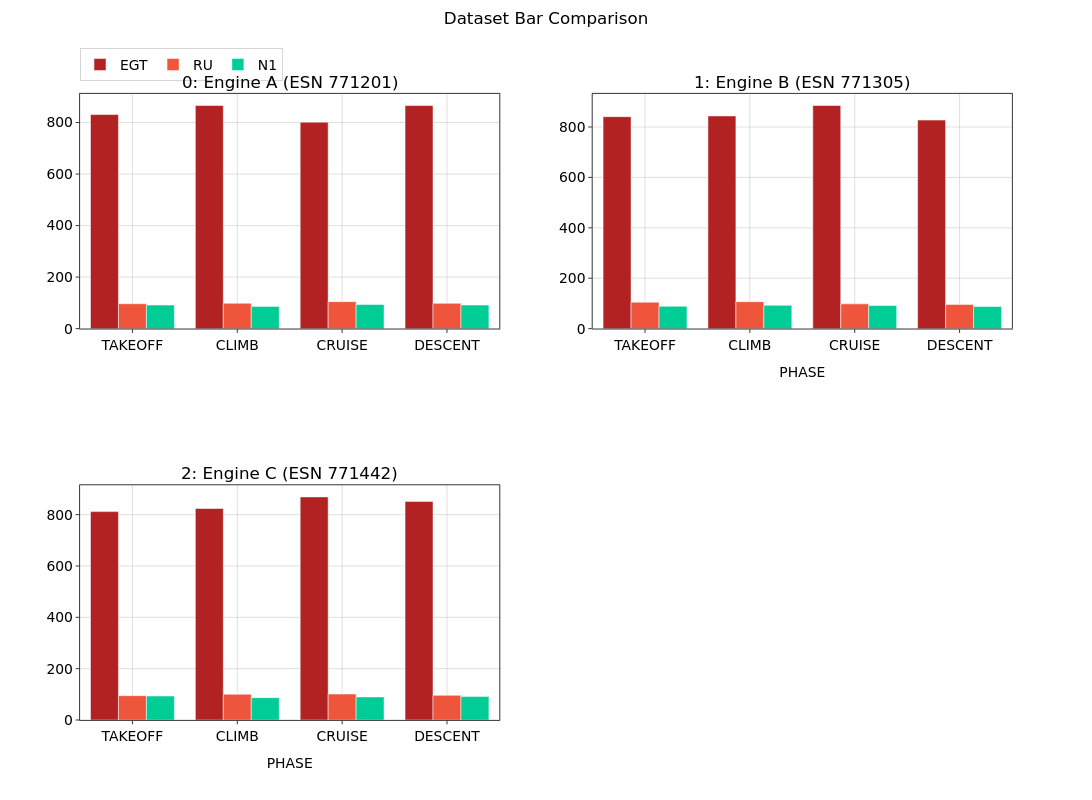

The notebook cell saved with this chart:
### Markdown cell above
## 4. `by='sets'` — one subplot per dataset

The per-dataset view flips the encoding: each dataset gets its own panel and
**color encodes the variable** instead of the dataset. `var_format` overrides
the color/alpha of individual variables here (`by='datasets'` is an alias).

### Code cell
nb = build()
nb.var_format('EGT', color='firebrick')
nb.bar(x='PHASE', y=['EGT', 'RU', 'N1'], by='sets')

### Figure 1 — Plotly figure (JSON) as saved in the notebook; plotly's stock layout.template omitted (floating-point values rounded to 4 significant figures)
{"data": [{"alignmentgroup": "bars", "hovertemplate": "<b>EGT</b><br>PHASE: %{x}<br>%{y:.4g}<extra></extra>", "legendgroup": "EGT", "legendrank": 1000, "marker": {"color": "firebrick"}, "name": "EGT", "offsetgroup": "var_EGT", "opacity": 1.0, "showlegend": true, "type": "bar", "x": ["TAKEOFF", "CLIMB", "CRUISE", "DESCENT"], "xaxis": "x", "y": [830.9, 866.0, 801.5, 865.9], "yaxis": "y"}, {"alignmentgroup": "bars", "hovertemplate": "<b>RU</b><br>PHASE: %{x}<br>%{y:.4g}<extra></extra>", "legendgroup": "RU", "legendrank": 1001, "marker": {"color": "#EF553B"}, "name": "RU", "offsetgroup": "var_RU", "opacity": 1.0, "showlegend": true, "type": "bar", "x": ["TAKEOFF", "CLIMB", "CRUISE", "DESCENT"], "xaxis": "x", "y": [96.6, 98.4, 104.8, 98.1], "yaxis": "y"}, {"alignmentgroup": "bars", "hovertemplate": "<b>N1</b><br>PHASE: %{x}<br>%{y:.4g}<extra></extra>", "legendgroup": "N1", "legendrank": 1002, "marker": {"color": "#00CC96"}, "name": "N1", "offsetgroup": "var_N1", "opacity": 1.0, "showlegend": true, "type": "bar", "x": ["TAKEOFF", "CLIMB", "CRUISE", "DESCENT"], "xaxis": "x", "y": [91.5, 86.3, 93.5, 91.4], "yaxis": "y"}, {"alignmentgroup": "bars", "hovertemplate": "<b>EGT</b><br>PHASE: %{x}<br>%{y:.4g}<extra></extra>", "legendgroup": "EGT", "legendrank": 1000, "marker": {"color": "firebrick"}, "name": "EGT", "offsetgroup": "var_EGT", "opacity": 1.0, "showlegend": false, "type": "bar", "x": ["TAKEOFF", "CLIMB", "CRUISE", "DESCENT"], "xaxis": "x2", "y": [840.9, 843.9, 885.1, 827.4], "yaxis": "y2"}, {"alignmentgroup": "bars", "hovertemplate": "<b>RU</b><br>PHASE: %{x}<br>%{y:.4g}<extra></extra>", "legendgroup": "RU", "legendrank": 1001, "marker": {"color": "#EF553B"}, "name": "RU", "offsetgroup": "var_RU", "opacity": 1.0, "showlegend": false, "type": "bar", "x": ["TAKEOFF", "CLIMB", "CRUISE", "DESCENT"], "xaxis": "x2", "y": [104.8, 106.9, 98.2, 96.1], "yaxis": "y2"}, {"alignmentgroup": "bars", "hovertemplate": "<b>N1</b><br>PHASE: %{x}<br>%{y:.4g}<extra></extra>", "legendgroup": "N1", "legendrank": 1002, "marker": {"color": "#00CC96"}, "name": "N1", "offsetgroup": "var_N1", "opacity": 1.0, "showlegend": false, "type": "bar", "x": ["TAKEOFF", "CLIMB", "CRUISE", "DESCENT"], "xaxis": "x2", "y": [88.7, 92.6, 91.6, 87.5], "yaxis": "y2"}, {"alignmentgroup": "bars", "hovertemplate": "<b>EGT</b><br>PHASE: %{x}<br>%{y:.4g}<extra></extra>", "legendgroup": "EGT", "legendrank": 1000, "marker": {"color": "firebrick"}, "name": "EGT", "offsetgroup": "var_EGT", "opacity": 1.0, "showlegend": false, "type": "bar", "x": ["TAKEOFF", "CLIMB", "CRUISE", "DESCENT"], "xaxis": "x3", "y": [811.9, 823.9, 869.1, 851.6], "yaxis": "y3"}, {"alignmentgroup": "bars", "hovertemplate": "<b>RU</b><br>PHASE: %{x}<br>%{y:.4g}<extra></extra>", "legendgroup": "RU", "legendrank": 1001, "marker": {"color": "#EF553B"}, "name": "RU", "offsetgroup": "var_RU", "opacity": 1.0, "showlegend": false, "type": "bar", "x": ["TAKEOFF", "CLIMB", "CRUISE", "DESCENT"], "xaxis": "x3", "y": [94.9, 100.3, 101.1, 96.0], "yaxis": "y3"}, {"alignmentgroup": "bars", "hovertemplate": "<b>N1</b><br>PHASE: %{x}<br>%{y:.4g}<extra></extra>", "legendgroup": "N1", "legendrank": 1002, "marker": {"color": "#00CC96"}, "name": "N1", "offsetgroup": "var_N1", "opacity": 1.0, "showlegend": false, "type": "bar", "x": ["TAKEOFF", "CLIMB", "CRUISE", "DESCENT"], "xaxis": "x3", "y": [93.3, 87.1, 89.9, 91.2], "yaxis": "y3"}], "layout": {"annotations": [{"font": {"size": 16.7}, "showarrow": false, "text": "0: Engine A (ESN 771201)", "x": 0.225, "xanchor": "center", "xref": "paper", "y": 1.0, "yanchor": "bottom", "yref": "paper"}, {"font": {"size": 16.7}, "showarrow": false, "text": "1: Engine B (ESN 771305)", "x": 0.775, "xanchor": "center", "xref": "paper", "y": 1.0, "yanchor": "bottom", "yref": "paper"}, {"font": {"size": 16.7}, "showarrow": false, "text": "2: Engine C (ESN 771442)", "x": 0.225, "xanchor": "center", "xref": "paper", "y": 0.375, "yanchor": "bottom", "yref": "paper"}], "barmode": "group", "height": 800, "hoverlabel": {"font": {"size": 13.9}}, "legend": {"font": {"size": 13.9}, "orientation": "h", "x": 0, "xanchor": "left", "y": 0.9397, "yanchor": "top", "yref": "container"}, "margin": {"t": 86.22}, "meta": {"uc_legend_rows": 1}, "scattermode": "group", "title": {"font": {"size": 16.7}, "text": "Dataset Bar Comparison", "x": 0.5, "xanchor": "center", "y": 0.985, "yanchor": "top", "yref": "container"}, "width": 1200, "xaxis": {"anchor": "y", "domain": [0.0, 0.45], "tickfont": {"size": 13.9}, "title": {"font": {"size": 13.9}}}, "xaxis2": {"anchor": "y2", "domain": [0.55, 1.0], "tickfont": {"size": 13.9}, "title": {"font": {"size": 13.9}, "text": "PHASE"}}, "xaxis3": {"anchor": "y3", "domain": [0.0, 0.45], "tickfont": {"size": 13.9}, "title": {"font": {"size": 13.9}, "text": "PHASE"}}, "xaxis4": {"anchor": "y4", "domain": [0.55, 1.0], "tickfont": {"size": 13.9}, "title": {"font": {"size": 13.9}}}, "yaxis": {"anchor": "x", "domain": [0.625, 1.0], "tickfont": {"size": 13.9}, "title": {"font": {"size": 13.9}}}, "yaxis2": {"anchor": "x2", "domain": [0.625, 1.0], "tickfont": {"size": 13.9}, "title": {"font": {"size": 13.9}}}, "yaxis3": {"anchor": "x3", "domain": [0.0, 0.375], "tickfont": {"size": 13.9}, "title": {"font": {"size": 13.9}}}, "yaxis4": {"anchor": "x4", "domain": [0.0, 0.375], "tickfont": {"size": 13.9}, "title": {"font": {"size": 13.9}}}}}
